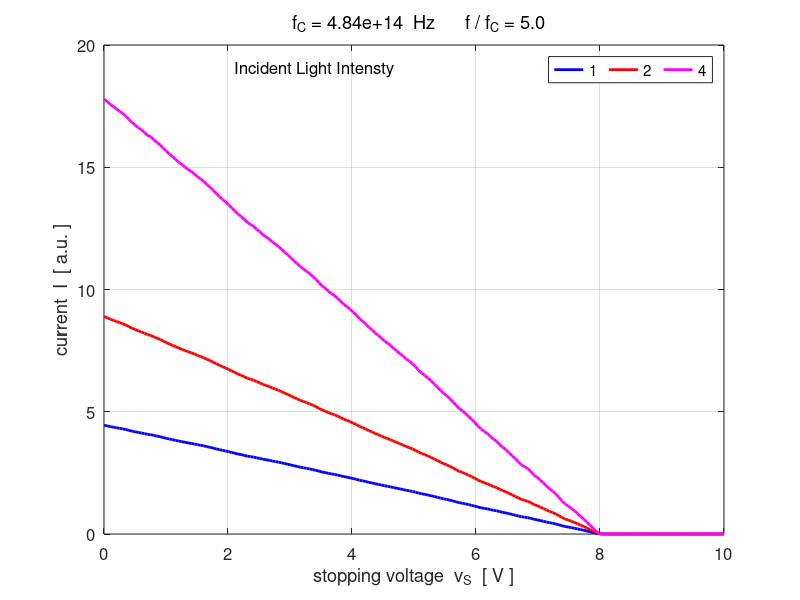

MATLAB code to generate this figure:
% qm_PEB.m

% A numerical model for the Photoelectric Effect.
% Photocurretnas a function of stopping voltage and frequency

% Ian Cooper
% School of Physics, University of Sydney
% www.physics.usyd.edu.au/teach_res/mp/mphome.htm
% mscripts: www.physics.usyd.edu.au/teach_res/mp/mscripts
% Notes:  http://www.physics.usyd.edu.au/teach_res/hsp/sp/mod7/m7PE.pdf


% 181028  Matlab 2018b

close all
clear 
clc

 
% SETUP ===============================================================
   lambdaR = [100, 800].*1e-9;      % wavelength limits   [m]    
   num = 500;
   e  = 1.60217662e-19;      % elementary charge  [C]
   me = 9.10938356e-31;      % electron mass      [kg]
   h  = 6.62607004e-34;      % Planck constant    [J.s]
   c  = 3.000e8;             % speed of light     [m/s]
   %Wmin = 4.70;              % Work Function      [eV]



% PHOTOCURRENT =========================================================
   nE = 10000;
   BE1 = 2; BE2 = 10*BE1;
   BE = (BE2 - BE1).*rand(nE,1) + BE1;
   fC = e*BE1/h;
   
   f = 5*fC;
   
   E = h*f/e;
   Int0 = [1,2,4];
   N = 200;
   vSmax = 10;
   vS = linspace(0,vSmax,N);
   I = zeros(20,1);
   Eesc = BE(BE<E) - BE1;
   Nanode = zeros(N,1);
   for c1 = 1:N
     Eanode = Eesc(Eesc > vS(c1));
     Nanode(c1) = length(Eanode);    
   end
   
   Nanode = Nanode ./ 1e3; 
  
figure(1)
  FS = 12;
  pos = [0.05 0.05 0.30 0.40];
  set(gcf,'Units','normalized');
  set(gcf,'Position',pos);
  set(gcf,'color','w'); 
  
  xP = vS; yP = Int0(1).* Nanode;
    plot(xP,yP,'b','linewidth',2)
  hold on
  xP = vS; yP = Int0(2).* Nanode;
    plot(xP,yP,'r','linewidth',2)
  xP = vS; yP = Int0(3).* Nanode;
    plot(xP,yP,'m','linewidth',2) 
    
 ylim([0 20])   
  
  legend('1','2','4','orientation','horizontal') 
  text(2.1,19,'Incident Light Intensty','fontsize',FS)
  ylabel('current  I  [ a.u. ]')
  xlabel('stopping voltage  v_S  [ V ]')
  
   tm1 = '  f_C = ';
   tm2 = num2str(fC,'%2.2e\n');
   tm3 = '  Hz';
   tm4 = '      f / f_C = ';
   tm5 = num2str(f/fC,'%2.1f\n');
   tm = [tm1 tm2 tm3 tm4 tm5];
   h_title = title(tm,'fontsize',FS,'fontweight','normal');
  
  
  grid on
  box on
  set(gca,'fontsize',FS)
